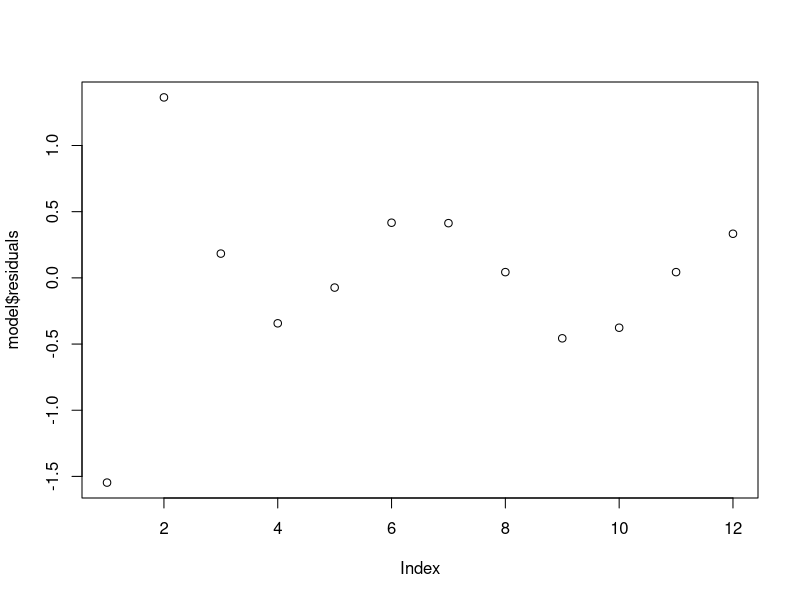

The R script that drew this image:
## ---- chunk 1
knitr::opts_chunk$set(echo = TRUE)
## ---- chunk 2
film <- data.frame(
  position = as.factor(rep(seq_len(4), each = 3)),
  thickness = c(2.76, 5.67, 4.49,
    1.43, 1.70, 2.19,
    2.34, 1.97, 1.47,
    0.94, 1.36, 1.65)
  )
model = lm(film$thickness~film$position)
summary(model)
## ---- chunk 3
plot(model$residuals)
## ---- chunk 4
(900.25-750.50)/(12-4)
## ---- chunk 5
750.50/900
## ---- chunk 6
bacteria <- data.frame(
  solution = as.factor(rep(seq_len(3), each = 4)),
  growth = c(13, 22, 18, 39, 
    16, 24, 17, 44,
    5, 4, 1, 22),
  day = c(1, 1, 1, 2, 2, 2, 3, 3, 3, 4, 4, 4)
)

model.bacteria = lm(bacteria$growth~bacteria$solution+bacteria$day)
anova(model.bacteria)
## ---- chunk 7
assembly <- data.frame(
  order = as.factor(rep(seq_len(4), each = 4)),
  operator = as.factor(rep(seq_len(4), 4)),
  method = c("C", "D", "A", "B", "B", "C", "D", "A", "A", "B", "C", "D", "D", "A", "B", "C"),
  time = c(10, 14, 7, 8, 7, 18, 11, 8, 5, 10, 11, 9, 10, 10, 12, 14)
)

model.assembly = lm(assembly$time~assembly$method+assembly$operator)

anova(model.assembly)
